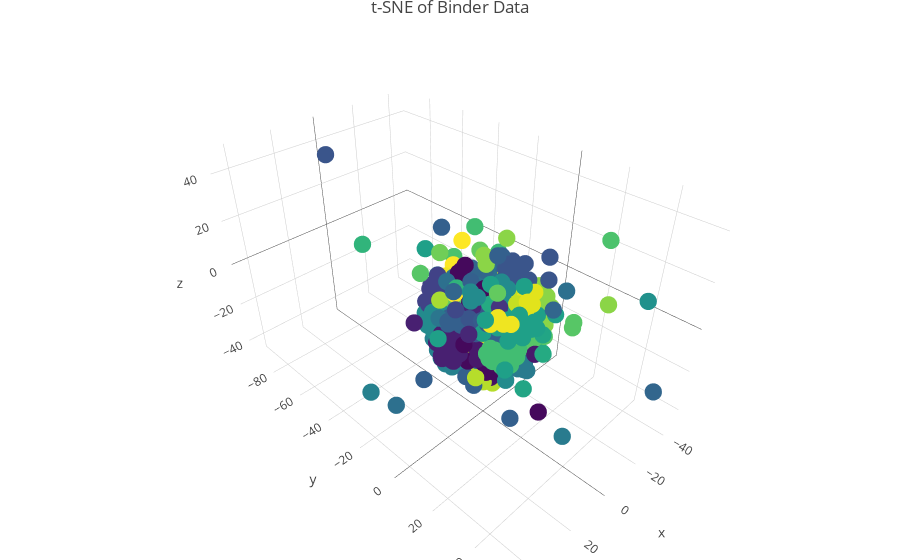

Notebook source saved alongside this figure:
### Code cell
# Plot Binder Data
trace1 = go.Scatter3d(x=B_red[:,0], y=B_red[:,1], z=B_red[:,2], mode='markers',
                     marker=dict(size=6, color=L2, colorscale='Viridis', opacity=1))
Pdata = [trace1]
layout = go.Layout(title='t-SNE of Binder Data', margin=dict(l=0,r=0,b=0, t=25))
fig = go.Figure(data=Pdata, layout=layout)
iplot(fig, filename='B_treduced')

### Figure 1 — Plotly figure (JSON) as saved in the notebook; plotly's stock layout.template omitted (floating-point values rounded to 4 significant figures; data arrays with more than 128 entries replaced by an {"elided": "..."} marker saying what was removed)
{"data": [{"marker": {"color": {"elided": "534 int values"}, "colorscale": "Viridis", "opacity": 1, "size": 6}, "mode": "markers", "type": "scatter3d", "x": {"elided": "534 float values"}, "y": {"elided": "534 float values"}, "z": {"elided": "534 float values"}}], "layout": {"margin": {"b": 0, "l": 0, "r": 0, "t": 25}, "title": "t-SNE of Binder Data"}}
